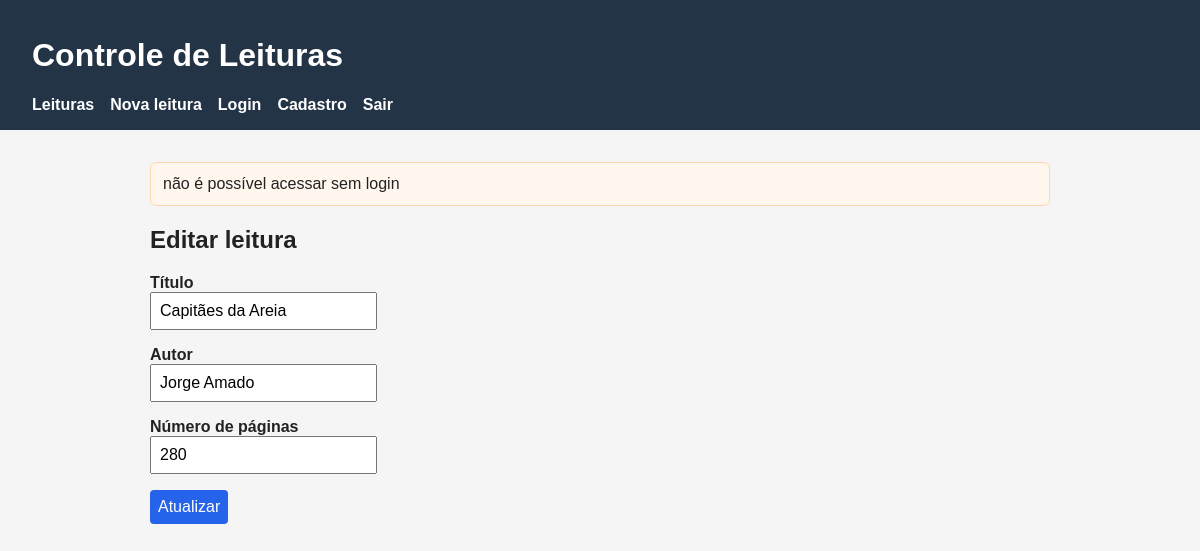
/leituras/3/editar (signed in), run on the app's committed database.
### tables this page shows
CREATE TABLE leituras (
                id INTEGER PRIMARY KEY AUTOINCREMENT,
                usuario_id INTEGER,
                titulo TEXT NOT NULL,
                autor TEXT NOT NULL,
                paginas INTEGER NOT NULL,
                concluida INTEGER NOT NULL DEFAULT 0,
                FOREIGN KEY (usuario_id) REFERENCES usuarios(id)
            );

### leituras.py (the view, shortened to what this page needs)
@leituras_bp.route("/leituras/<int:leitura_id>/editar", methods=["GET", "POST"])
def editar_leitura(leitura_id):
    bloqueio = exigir_login()
    if bloqueio:
        return bloqueio
    leitura = database.buscar_leitura(leitura_id)
    if leitura is None:
        return "Leitura não encontrada", 404
    return render_template("editar_leitura.html", leitura=leitura)

### database.py (called while the page is built)
def conectar():
    conexao = sqlite3.connect(DB_PATH)
    conexao.row_factory = sqlite3.Row
    return conexao

def buscar_leitura(leitura_id):
    with conectar() as conexao:
        return conexao.execute(
            "SELECT * FROM leituras WHERE id = ?",
            (leitura_id,),
        ).fetchone()

### seguranca.py (called while the page is built)
def exigir_login():
    if 'usuario_id' not in session:
        return redirect(url_for('auth.login'))
    flash('não é possível acessar sem login')
    return None

### templates/editar_leitura.html (shortened to what this page needs)
{% extends "base.html" %}
{% block content %}
<h2>Editar leitura</h2>
<form method="post">
    <label for="titulo">Título</label>
    <input id="titulo" name="titulo" value="{{ leitura['titulo'] }}" required>
    <label for="autor">Autor</label>
    <input id="autor" name="autor" value="{{ leitura['autor'] }}" required>
    <label for="paginas">Número de páginas</label>
    <input id="paginas" name="paginas" type="number" min="1" value="{{ leitura['paginas'] }}" required>
    <p><button type="submit">Atualizar</button></p>
</form>
{% endblock %}

### templates/base.html (style rules this page uses)
body { font-family: Arial, sans-serif; margin: 0; background: #f5f5f5; color: #222; }
input, button { font: inherit; padding: 0.5rem; }
label { display: block; margin-top: 1rem; font-weight: bold; }
button, .button { background: #2563eb; border: 0; color: white; border-radius: 4px; cursor: pointer; text-decoration: none; display: inline-block; }

### data on the page
leituras: titulo "Capitães da Areia", autor "Jorge Amado", paginas "280"

### other printed values
{{ mensagem }} "não é possível acessar sem login"
